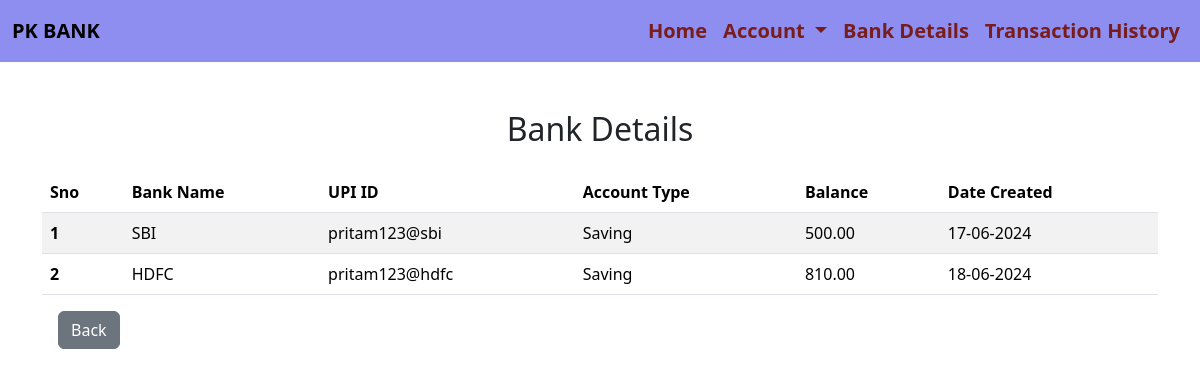
The app's page /bank_details (signed in) with its own data.
### app.py (models this page shows)
class Account(db.Model):
    accountID = db.Column(db.Integer, primary_key=True)
    customerID = db.Column(db.Integer, db.ForeignKey('customer.customerID'), nullable=False)
    bank = db.Column(db.String(250), nullable=False)
    upiID = db.Column(db.String(150), nullable=False)
    pin = db.Column(db.String(255), nullable=False)
    accountType = db.Column(db.String(50))
    balance = db.Column(db.Numeric(15, 2), nullable=False, default=Decimal('500.00'))
    createdAt = db.Column(db.DateTime, default=datetime.utcnow)

### app.py (the view)
@app.route('/bank_details')
def bankDetails():
    if 'user_id' not in session:
        return redirect(url_for('login'))
    allBank = Account.query.filter_by(customerID=session['user_id']).all()
    return render_template('bankdetails.html', allBank=allBank)

### templates/bankdetails.html (shortened to what this page needs)
<!doctype html>
<html lang="en">
<head>
    <link href="https://cdn.jsdelivr.net/npm/bootstrap@5.3.3/dist/css/bootstrap.min.css" rel="stylesheet"
>
</head>
<body>
    <nav class="navbar navbar-expand-lg" style="background-color: rgb(142, 142, 241);">
        <div class="container-fluid">
            <a class="navbar-brand" href="#" style="font-weight: bold;">PK BANK</a>
            <div class="collapse navbar-collapse" id="navbarNavDropdown">
                <ul class="navbar-nav" style="margin-left: auto;">
                    <li class="nav-item">
                        <a class="nav-link" aria-current="page" href="/dashboard">Home</a>
                    </li>
                    <li class="nav-item dropdown">
                        <a class="nav-link dropdown-toggle" href="#" role="button" data-bs-toggle="dropdown"
                            aria-expanded="false">
                            Account
                        </a>
                    </li>
                    <li class="nav-item">
                        <a class="nav-link" aria-current="page" href="#">Bank Details</a>
                    </li>
                    <li class="nav-item">
                        <a class="nav-link" href="/transaction_history">Transaction History</a>
                    </li>
                </ul>
            </div>
        </div>
    </nav>
    <div class="container">
        <h2 style="text-align: center;" class="mt-5 mb-4">Bank Details</h2>
        <table class="table table-striped">
            {% if allBank|length==0 %}
            <div class="alert alert-dark mt-2" role="alert">
                No Bank Details Found
            </div>
            {%else%}
            <thead>
                <tr>
                    <th scope="col">Sno</th>
                    <th scope="col">Bank Name</th>
                    <th scope="col">UPI ID</th>
                    <th scope="col">Account Type</th>
                    <th scope="col">Balance</th>
                    <th scope="col">Date Created</th>
                </tr>
            </thead>
            <tbody>
                {% for detail in allBank %}
                <tr>
                    <th scope="row">{{loop.index}}</th>
                    <td>{{detail.bank}}</td>
                    <td>{{detail.upiID}}</td>
                    <td>{{detail.accountType}}</td>
                    <td>{{detail.balance}}</td>
                    <td>{{ detail.createdAt.strftime('%d-%m-%Y') }}</td>
                </tr>
                {% endfor %}
            </tbody>
            {%endif%}
        </table>
        <a href="/dashboard" class="btn btn-secondary ms-3" role="button">Back</a>
    </div>
</body>
</html>

### templates/bankdetails.html (style rules this page uses)
.nav-link { color: #781c1c; font-weight: bold; font-size: 20px; }

### records on screen
Account: bank "SBI", upiID "pritam123@sbi", accountType "Saving", balance "500.00", createdAt "17-06-2024"
Account: bank "HDFC", upiID "pritam123@hdfc", accountType "Saving", balance "810.00", createdAt "18-06-2024"
